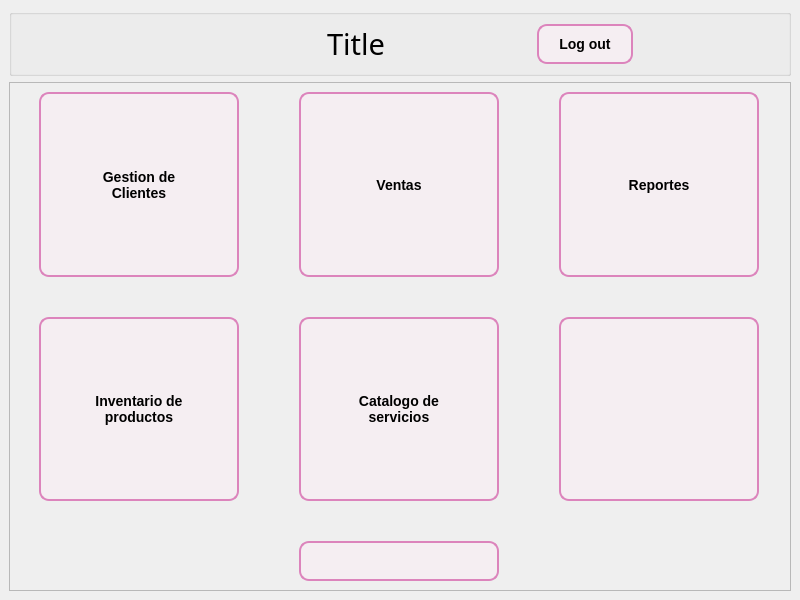
<?xml version="1.0" encoding="UTF-8"?>
<ui version="4.0">
 <class>mainWindow</class>
 <widget class="QMainWindow" name="mainWindow">
  <property name="geometry">
   <rect>
    <x>0</x>
    <y>0</y>
    <width>800</width>
    <height>600</height>
   </rect>
  </property>
  <property name="maximumSize">
   <size>
    <width>16777215</width>
    <height>16777215</height>
   </size>
  </property>
  <property name="windowTitle">
   <string>Soporte</string>
  </property>
  <property name="windowIcon">
   <iconset>
    <normaloff>../../../recursos/images/store_logo.png</normaloff>../../../recursos/images/store_logo.png</iconset>
  </property>
  <property name="styleSheet">
   <string notr="true"/>
  </property>
  <widget class="QWidget" name="centralwidget">
   <layout class="QVBoxLayout" name="verticalLayout_3">
    <item>
     <widget class="QGroupBox" name="header">
      <property name="styleSheet">
       <string notr="true">
QPushButton {
    background-color: #f5eef2; /* Color de fondo base */
    border: 2px solid #dc84bc; /* Borde del botón */
    border-radius: 10px; /* Bordes redondeados */
    padding: 10px 20px; /* Espaciado interno */
    color: rgb(0, 0, 0); /* Color del texto */
    font-size: 14px; /* Tamaño de la fuente */
    font-weight: bold; /* Peso de la fuente */
    text-align: center; /* Alineación del texto */
    position: relative; /* Posicionamiento relativo para los círculos */
}

QPushButton:hover {
    background-color: #dc95c4;
    border-color: #d484b4;
}

/* Añadir círculos al fondo del botón */
QPushButton::before, QPushButton::after {
    content: &quot;&quot;;
    position: absolute;
    border-radius: 50%;
    background: #e4acd0;
    z-index: -1; /* Asegurarse de que los círculos estén detrás del texto */
}

QPushButton::before {
    width: 30px;
    height: 30px;
    top: -10px;
    left: -10px;
}

QPushButton::after {
    width: 50px;
    height: 50px;
    bottom: -20px;
    right: -20px;
}
</string>
      </property>
      <property name="title">
       <string/>
      </property>
      <layout class="QHBoxLayout" name="horizontalLayout">
       <item>
        <spacer name="horizontalSpacer_3">
         <property name="orientation">
          <enum>Qt::Horizontal</enum>
         </property>
         <property name="sizeHint" stdset="0">
          <size>
           <width>40</width>
           <height>20</height>
          </size>
         </property>
        </spacer>
       </item>
       <item>
        <widget class="QLabel" name="logo">
         <property name="maximumSize">
          <size>
           <width>100</width>
           <height>100</height>
          </size>
         </property>
         <property name="styleSheet">
          <string notr="true"/>
         </property>
         <property name="text">
          <string/>
         </property>
         <property name="pixmap">
          <pixmap>../../../recursos/images/store_logo.png</pixmap>
         </property>
         <property name="scaledContents">
          <bool>true</bool>
         </property>
        </widget>
       </item>
       <item>
        <spacer name="horizontalSpacer">
         <property name="orientation">
          <enum>Qt::Horizontal</enum>
         </property>
         <property name="sizeHint" stdset="0">
          <size>
           <width>40</width>
           <height>20</height>
          </size>
         </property>
        </spacer>
       </item>
       <item>
        <widget class="QLabel" name="title">
         <property name="maximumSize">
          <size>
           <width>16777215</width>
           <height>100</height>
          </size>
         </property>
         <property name="font">
          <font>
           <family>Dubai Medium</family>
           <pointsize>22</pointsize>
          </font>
         </property>
         <property name="text">
          <string>Title</string>
         </property>
        </widget>
       </item>
       <item>
        <spacer name="horizontalSpacer_2">
         <property name="orientation">
          <enum>Qt::Horizontal</enum>
         </property>
         <property name="sizeHint" stdset="0">
          <size>
           <width>40</width>
           <height>20</height>
          </size>
         </property>
        </spacer>
       </item>
       <item>
        <widget class="QPushButton" name="cerrarBtn">
         <property name="maximumSize">
          <size>
           <width>200</width>
           <height>100</height>
          </size>
         </property>
         <property name="text">
          <string>Log out</string>
         </property>
        </widget>
       </item>
       <item>
        <spacer name="horizontalSpacer_4">
         <property name="orientation">
          <enum>Qt::Horizontal</enum>
         </property>
         <property name="sizeHint" stdset="0">
          <size>
           <width>40</width>
           <height>20</height>
          </size>
         </property>
        </spacer>
       </item>
      </layout>
     </widget>
    </item>
    <item>
     <widget class="QFrame" name="mainContainer">
      <property name="frameShape">
       <enum>QFrame::StyledPanel</enum>
      </property>
      <property name="frameShadow">
       <enum>QFrame::Raised</enum>
      </property>
      <layout class="QVBoxLayout" name="verticalLayout">
       <item>
        <widget class="QFrame" name="gridFrame">
         <property name="sizePolicy">
          <sizepolicy hsizetype="Preferred" vsizetype="Preferred">
           <horstretch>0</horstretch>
           <verstretch>0</verstretch>
          </sizepolicy>
         </property>
         <property name="styleSheet">
          <string notr="true">
QPushButton {
    background-color: #f5eef2; /* Color de fondo base */
    border: 2px solid #dc84bc; /* Borde del botón */
    border-radius: 10px; /* Bordes redondeados */
    padding: 10px 20px; /* Espaciado interno */
    color: rgb(0, 0, 0); /* Color del texto */
    font-size: 14px; /* Tamaño de la fuente */
    font-weight: bold; /* Peso de la fuente */
    text-align: center; /* Alineación del texto */
    position: relative; /* Posicionamiento relativo para los círculos */
}

QPushButton:hover {
    background-color: #dc95c4;
    border-color: #d484b4;
}

/* Añadir círculos al fondo del botón */
QPushButton::before, QPushButton::after {
    content: &quot;&quot;;
    position: absolute;
    border-radius: 50%;
    background: #e4acd0;
    z-index: -1; /* Asegurarse de que los círculos estén detrás del texto */
}

QPushButton::before {
    width: 30px;
    height: 30px;
    top: -10px;
    left: -10px;
}

QPushButton::after {
    width: 50px;
    height: 50px;
    bottom: -20px;
    right: -20px;
}
</string>
         </property>
         <layout class="QGridLayout" name="gridLayout" rowstretch="0,0,0,0" columnstretch="0,0,0,0,0,0">
          <property name="sizeConstraint">
           <enum>QLayout::SetDefaultConstraint</enum>
          </property>
          <property name="leftMargin">
           <number>0</number>
          </property>
          <property name="topMargin">
           <number>0</number>
          </property>
          <property name="rightMargin">
           <number>0</number>
          </property>
          <property name="bottomMargin">
           <number>0</number>
          </property>
          <property name="spacing">
           <number>40</number>
          </property>
          <item row="2" column="5">
           <widget class="QPushButton" name="roleBtn">
            <property name="sizePolicy">
             <sizepolicy hsizetype="Expanding" vsizetype="Expanding">
              <horstretch>0</horstretch>
              <verstretch>0</verstretch>
             </sizepolicy>
            </property>
            <property name="maximumSize">
             <size>
              <width>200</width>
              <height>200</height>
             </size>
            </property>
            <property name="text">
             <string/>
            </property>
           </widget>
          </item>
          <item row="0" column="2">
           <widget class="QPushButton" name="gestionBtn">
            <property name="enabled">
             <bool>true</bool>
            </property>
            <property name="sizePolicy">
             <sizepolicy hsizetype="Expanding" vsizetype="Expanding">
              <horstretch>0</horstretch>
              <verstretch>0</verstretch>
             </sizepolicy>
            </property>
            <property name="maximumSize">
             <size>
              <width>200</width>
              <height>200</height>
             </size>
            </property>
            <property name="baseSize">
             <size>
              <width>0</width>
              <height>0</height>
             </size>
            </property>
            <property name="styleSheet">
             <string notr="true"/>
            </property>
            <property name="text">
             <string>Gestion de
Clientes</string>
            </property>
           </widget>
          </item>
          <item row="0" column="4">
           <widget class="QPushButton" name="ventasBtn">
            <property name="sizePolicy">
             <sizepolicy hsizetype="Expanding" vsizetype="Expanding">
              <horstretch>0</horstretch>
              <verstretch>0</verstretch>
             </sizepolicy>
            </property>
            <property name="maximumSize">
             <size>
              <width>200</width>
              <height>200</height>
             </size>
            </property>
            <property name="text">
             <string>Ventas</string>
            </property>
            <property name="autoDefault">
             <bool>false</bool>
            </property>
           </widget>
          </item>
          <item row="2" column="2">
           <widget class="QPushButton" name="inventarioBtn">
            <property name="sizePolicy">
             <sizepolicy hsizetype="Expanding" vsizetype="Expanding">
              <horstretch>0</horstretch>
              <verstretch>0</verstretch>
             </sizepolicy>
            </property>
            <property name="maximumSize">
             <size>
              <width>200</width>
              <height>200</height>
             </size>
            </property>
            <property name="text">
             <string>Inventario de
productos</string>
            </property>
           </widget>
          </item>
          <item row="2" column="4">
           <widget class="QPushButton" name="catalogoBtn">
            <property name="sizePolicy">
             <sizepolicy hsizetype="Expanding" vsizetype="Expanding">
              <horstretch>0</horstretch>
              <verstretch>0</verstretch>
             </sizepolicy>
            </property>
            <property name="maximumSize">
             <size>
              <width>200</width>
              <height>200</height>
             </size>
            </property>
            <property name="text">
             <string>Catalogo de
servicios</string>
            </property>
           </widget>
          </item>
          <item row="0" column="5">
           <widget class="QPushButton" name="reportesBtn">
            <property name="sizePolicy">
             <sizepolicy hsizetype="Expanding" vsizetype="Expanding">
              <horstretch>0</horstretch>
              <verstretch>0</verstretch>
             </sizepolicy>
            </property>
            <property name="maximumSize">
             <size>
              <width>200</width>
              <height>200</height>
             </size>
            </property>
            <property name="text">
             <string>Reportes</string>
            </property>
           </widget>
          </item>
          <item row="3" column="4">
           <widget class="QPushButton" name="pushButton_cambiarLogo">
            <property name="sizePolicy">
             <sizepolicy hsizetype="Minimum" vsizetype="Fixed">
              <horstretch>0</horstretch>
              <verstretch>0</verstretch>
             </sizepolicy>
            </property>
            <property name="text">
             <string/>
            </property>
           </widget>
          </item>
         </layout>
        </widget>
       </item>
      </layout>
     </widget>
    </item>
   </layout>
  </widget>
 </widget>
 <resources/>
 <connections/>
</ui>
